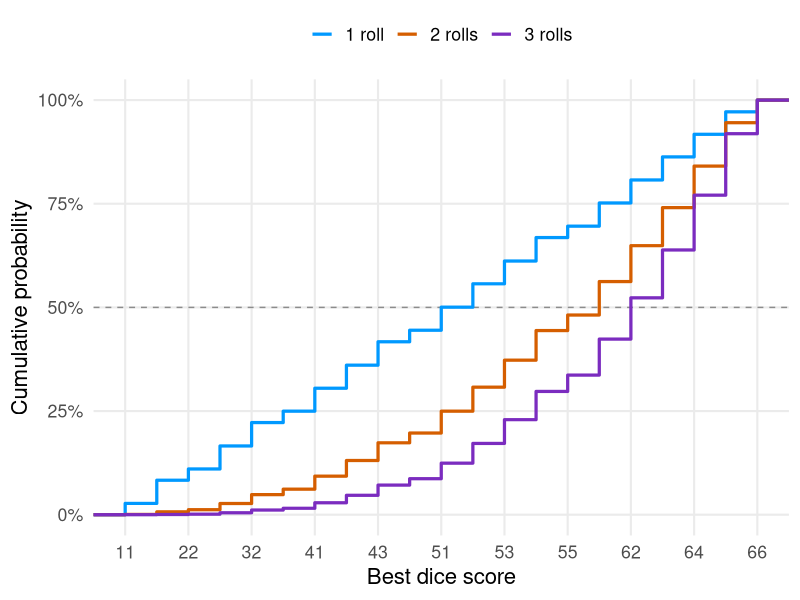
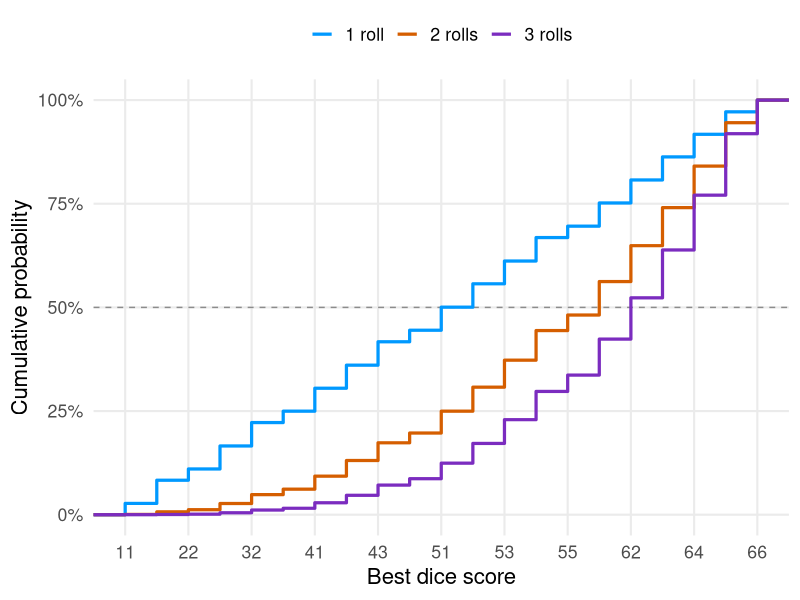

Write the R code that produced these figures, in order.
library(ggplot2)

set.seed(123)

roll_dice <- function(n) {
  die1 <- sample(1:6, n, replace = TRUE)
  die2 <- sample(1:6, n, replace = TRUE)
  10 * pmax(die1, die2) + pmin(die1, die2)
}


simulate_best <- function(n_rolls, simulations = 100000) {
  results <- replicate(simulations, {max(roll_dice(n_rolls))})
  data.frame(score = results)
}


dist_1 <- simulate_best(1)
dist_2 <- simulate_best(2)
dist_3 <- simulate_best(3)


plot_data <- rbind(
  transform(dist_1, rolls = "1 roll"),
  transform(dist_2, rolls = "2 rolls"),
  transform(dist_3, rolls = "3 rolls")
)

score_levels <- sort(unique(plot_data$score))
plot_data$score_index <- match(plot_data$score, score_levels)
tick_positions <- seq(1, length(score_levels), by = 2)

fig4 <- ggplot(plot_data, aes(x = score_index, colour = rolls)) +
  geom_hline(
    yintercept = 0.5,
    linetype = "dashed",
    colour = "grey55",
    linewidth = 0.5
  ) +
  stat_ecdf(geom = "step", linewidth = 1.1) +
  scale_colour_manual(values = c(
    "1 roll" = "#0099ff",
    "2 rolls" = "#D55E00",
    "3 rolls" = "#7B2CBF"
  )) +
  scale_x_continuous(breaks = tick_positions, labels = score_levels[tick_positions]) +
  scale_y_continuous(breaks = seq(0, 1, by = 0.25), labels = scales::label_percent(accuracy = 1)) +
  labs(x = "Best dice score", y = "Cumulative probability", colour = NULL) +
  theme_minimal(base_size = 16) +
  theme(legend.position = "top", panel.grid.minor = element_blank())

print(fig4)

ggsave("best_score_cumulative_distribution.png", plot = fig4, width = 6.5, height = 4.2, dpi = 300)
